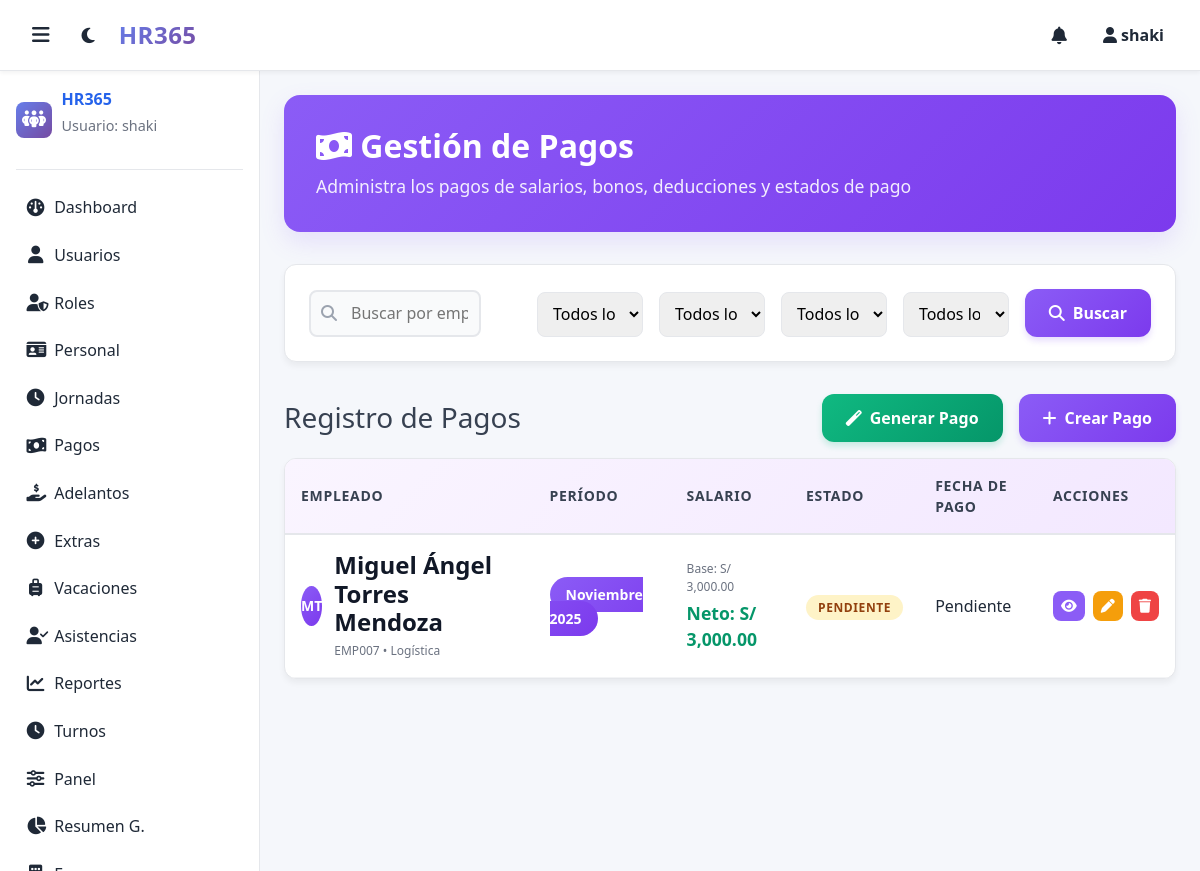
Page /index.php?route=pagos.index (signed in) on the committed database.
### tables this page shows
CREATE TABLE `pagos` (
  `id` int NOT NULL,
  `personal_id` int NOT NULL,
  `period_month` int NOT NULL,
  `period_year` int NOT NULL,
  `base_salary` decimal(10,2) NOT NULL,
  `bonuses` decimal(10,2) DEFAULT '0.00',
  `deductions` decimal(10,2) DEFAULT '0.00',
  `net_salary` decimal(10,2) NOT NULL,
  `payment_date` date DEFAULT NULL,
  `status` enum('PENDIENTE','PAGADO','ANULADO') DEFAULT 'PENDIENTE',
  `created_at` timestamp NULL DEFAULT CURRENT_TIMESTAMP,
  `is_deleted` tinyint(1) NOT NULL DEFAULT '0'
);

CREATE TABLE `personal` (
  `id` int NOT NULL,
  `user_id` int DEFAULT NULL,
  `employee_code` varchar(20) NOT NULL,
  `first_name` varchar(100) NOT NULL,
  `last_name` varchar(100) NOT NULL,
  `dni` varchar(20) DEFAULT NULL,
  `birth_date` date DEFAULT NULL,
  `hire_date` date NOT NULL,
  `position` varchar(100) DEFAULT NULL,
  `department` varchar(100) DEFAULT NULL,
  `salary` decimal(10,2) DEFAULT NULL,
  `status` enum('ACTIVO','INACTIVO','VACACIONES','LICENCIA') DEFAULT 'ACTIVO',
  `phone` varchar(20) DEFAULT NULL,
  `address` text,
  `emergency_contact` varchar(100) DEFAULT NULL,
  `emergency_phone` varchar(20) DEFAULT NULL,
  `created_at` timestamp NULL DEFAULT CURRENT_TIMESTAMP,
  `is_deleted` tinyint(1) NOT NULL DEFAULT '0'
);

### app/controllers/PagoController.php (called while the page is built, shortened)
<?php
class PagoController {
    private $conn;
    public function __construct($conn) {
        $this->conn = $conn;
    }
    public function index() {
        $q = $_GET['q'] ?? '';
        $page = max(1, intval($_GET['page'] ?? 1));
        $limit = 20;
        $offset = ($page - 1) * $limit;
        $sql = "SELECT p.*, per.first_name, per.last_name, per.employee_code, per.department
                FROM pagos p
                INNER JOIN personal per ON p.personal_id = per.id
                WHERE 1=1";
        $params = [];
        $types = '';
        $sort = $_GET['sort'] ?? 'period_year';
        $dir = strtoupper($_GET['dir'] ?? 'DESC');
        $allowedSorts = ['id', 'period_year', 'period_month', 'personal_id', 'status', 'net_salary'];
        $sort = in_array($sort, $allowedSorts) ? $sort : 'period_year';
        $dir = in_array($dir, ['ASC', 'DESC']) ? $dir : 'DESC';
        $sql .= " ORDER BY p.$sort $dir, p.period_month DESC";
        $sql .= " LIMIT ? OFFSET ?";
        $params[] = $limit;
        $params[] = $offset;
        $types .= 'ii';
        $stmt = mysqli_prepare($this->conn, $sql);
        if ($params) {
            mysqli_stmt_bind_param($stmt, $types, ...$params);
        }
        mysqli_stmt_execute($stmt);
        $pagos = mysqli_fetch_all(mysqli_stmt_get_result($stmt), MYSQLI_ASSOC);
        include __DIR__ . '/../views/pagos/index.php';
    }
    public function getMonths() {
        return [
            1 => 'Enero', 2 => 'Febrero', 3 => 'Marzo', 4 => 'Abril',
            5 => 'Mayo', 6 => 'Junio', 7 => 'Julio', 8 => 'Agosto',
            9 => 'Septiembre', 10 => 'Octubre', 11 => 'Noviembre', 12 => 'Diciembre'
        ];
    }
}

### app/views/pagos/index.php (the view, shortened to what this page needs)
<?php
require __DIR__ . '/../layout/header.php';
require __DIR__ . '/../layout/sidebar.php';
$pagoController = new PagoController($conn);
$months = $pagoController->getMonths();
?>
<div class="pagos-header">
  <h2><i class="fa fa-money-bill-wave"></i> Gestión de Pagos</h2>
  <p>Administra los pagos de salarios, bonos, deducciones y estados de pago</p>
</div>
<div class="search-container">
  <form method="get" action="/Recursos/index.php" class="search-form">
    <div class="search-input">
      <i class="fa fa-search"></i>
      <input class="input" type="text" name="q" placeholder="Buscar por empleado..." value="<?= htmlspecialchars($q ?? '') ?>">
    </div>
    <select class="input" name="personal_id">
      <option value="">Todos los empleados</option>
    </select>
    <select class="input" name="period_month">
      <option value="">Todos los meses</option>
    </select>
    <select class="input" name="period_year">
      <option value="">Todos los años</option>
    </select>
    <select class="input" name="status">
      <option value="">Todos los estados</option>
    </select>
    <button class="btn-add" type="submit">
      <i class="fa fa-search"></i> Buscar
    </button>
  </form>
</div>
<div style="display: flex; justify-content: space-between; align-items: center; margin-bottom: 1rem;">
  <h3 style="margin: 0; color: #374151;">Registro de Pagos</h3>
  <div style="display: flex; gap: 1rem;">
    <button class="btn-generate" id="btn-generate-modal">
      <i class="fa fa-magic"></i> Generar Pago
    </button>
    <button class="btn-add" id="btn-open-modal">
      <i class="fa fa-plus"></i> Crear Pago
    </button>
  </div>
</div>
<div class="table-container">
  <table class="data-table">
    <thead>
      <tr>
        <th>Empleado</th>
        <th>Período</th>
        <th>Salario</th>
        <th>Estado</th>
        <th>Fecha de Pago</th>
        <th>Acciones</th>
      </tr>
    </thead>
    <tbody>
      <?php foreach($pagos as $p): ?>
        <tr>
          <td>
            <div class="employee-info">
              <div class="employee-avatar">
                <?= strtoupper(substr($p['first_name'] ?? '', 0, 1) . substr($p['last_name'] ?? '', 0, 1)) ?>
              </div>
              <div class="employee-details">
                <h4><?= htmlspecialchars(trim(($p['first_name'] ?? '').' '.($p['last_name'] ?? ''))) ?></h4>
                <small><?= htmlspecialchars($p['employee_code']) ?> • <?= htmlspecialchars($p['department']) ?></small>
              </div>
            </div>
          </td>
          <td>
            <span class="period-badge">
              <?= $months[$p['period_month']] ?? $p['period_month'] ?> <?= $p['period_year'] ?>
            </span>
          </td>
          <td>
            <div class="salary-info">
              <div class="salary-base">Base: S/ <?= number_format($p['base_salary'], 2) ?></div>
              <div class="salary-net">Neto: S/ <?= number_format($p['net_salary'], 2) ?></div>
            </div>
          </td>
          <td>
            <span class="status-badge status-<?= strtolower($p['status']) ?>">
              <?= htmlspecialchars($p['status']) ?>
            </span>
          </td>
          <td>
            <span style="font-weight: 500;">
              <?= $p['payment_date'] ? htmlspecialchars($p['payment_date']) : 'Pendiente' ?>
            </span>
          </td>
          <td>
            <div class="action-buttons">
              <button class="btn-action btn-view" onclick="openViewModal(<?= (int)$p['id'] ?>)" title="Ver detalles">
                <i class="fa fa-eye"></i>
              </button>
              <button class="btn-action btn-edit" onclick="openEditModal(<?= (int)$p['id'] ?>)" title="Editar">
                <i class="fa fa-pen"></i>
              </button>
              <button class="btn-action btn-delete" onclick="confirmDelete(<?= (int)$p['id'] ?>, '<?= htmlspecialchars($p['first_name'] . ' ' . $p['last_name']) ?> - ' + '<?= $months[$p['period_month']] ?? $p['period_month'] ?> <?= $p['period_year'] ?>')" title="Eliminar">
                <i class="fa fa-trash"></i>
              </button>
            </div>
          </td>
        </tr>
      <?php endforeach; ?>
    </tbody>
  </table>
</div>

### assets/css/style.css (style rules this page uses)
:root { --bg: #f5f7fb; --card: #ffffff; --text: #1f2937; --muted: #6b7280; --primary: #2563eb; --primary-600: #1d4ed8; --border: #e5e7eb; }
* { box-sizing: border-box; }
html, body { height: 100%; }
body { margin: 0; font-family: system-ui, -apple-system, Segoe UI, Roboto, Ubuntu, Cantarell, Arial, sans-serif; background: var(--bg); color: var(--text); }
.input { width:100%; padding:.6rem .7rem; border:1px solid var(--border); border-radius:8px }

### assets/css/components.css (style rules this page uses)
.search-input { padding-right: 2.5rem; }

### app/views/pagos/index.php (style rules this page uses)
.pagos-header { background: linear-gradient(135deg, #8b5cf6 0%, #7c3aed 100%); color: white; padding: 2rem; border-radius: 16px; margin-bottom: 2rem; box-shadow: 0 10px 25px rgba(139, 92, 246, 0.15); }
.pagos-header h2 { margin: 0 0 0.5rem 0; font-size: 2rem; font-weight: 700; }
.pagos-header p { margin: 0; opacity: 0.9; font-size: 1.1rem; }
.search-container { background: white; padding: 1.5rem; border-radius: 12px; box-shadow: 0 4px 6px rgba(0, 0, 0, 0.05); margin-bottom: 2rem; border: 1px solid #e5e7eb; }
.search-form { display: grid; grid-template-columns: 2fr 1fr 1fr 1fr 1fr auto; gap: 1rem; align-items: end; }
.search-input { position: relative; }
.search-input input { padding-left: 2.5rem; background: #f9fafb; border: 2px solid #e5e7eb; transition: all 0.3s ease; }
.search-input i { position: absolute; left: 0.75rem; top: 50%; transform: translateY(-50%); color: #9ca3af; }
.table-container { background: white; border-radius: 12px; overflow: hidden; box-shadow: 0 4px 6px rgba(0, 0, 0, 0.05); border: 1px solid #e5e7eb; }
.data-table { width: 100%; border-collapse: collapse; }
.data-table thead { background: linear-gradient(135deg, #faf5ff 0%, #f3e8ff 100%); }
.data-table th { padding: 1rem; text-align: left; font-weight: 600; color: #374151; border-bottom: 2px solid #e5e7eb; font-size: 0.875rem; text-transform: uppercase; letter-spacing: 0.05em; }
.data-table td { padding: 1rem; border-bottom: 1px solid #f3f4f6; vertical-align: middle; }
.data-table tbody tr { transition: all 0.2s ease; }
.employee-info { display: flex; align-items: center; gap: 0.75rem; }
.employee-avatar { width: 40px; height: 40px; border-radius: 50%; background: linear-gradient(135deg, #8b5cf6 0%, #7c3aed 100%); display: flex; align-items: center; justify-content: center; color: white; font-weight: 600; font-size: 0.875rem; }
.employee-details h4 { margin: 0; font-weight: 600; color: #111827; }
.employee-details small { color: #6b7280; font-size: 0.75rem; }
.period-badge { padding: 0.5rem 1rem; border-radius: 20px; font-size: 0.875rem; font-weight: 600; background: linear-gradient(135deg, #8b5cf6 0%, #7c3aed 100%); color: white; text-align: center; min-width: 80px; }
.salary-info { display: flex; flex-direction: column; gap: 0.25rem; }
.salary-base { color: #6b7280; font-size: 0.75rem; }
.salary-net { font-weight: 700; color: #059669; font-size: 1.1rem; }
.status-badge { padding: 0.25rem 0.75rem; border-radius: 20px; font-size: 0.75rem; font-weight: 600; text-transform: uppercase; letter-spacing: 0.05em; }
.status-pendiente { background: #fef3c7; color: #92400e; }
.action-buttons { display: flex; gap: 0.5rem; }
.btn-action { padding: 0.5rem; border: none; border-radius: 8px; cursor: pointer; transition: all 0.2s ease; font-size: 0.875rem; display: flex; align-items: center; gap: 0.25rem; text-decoration: none; color: white; }
.btn-view { background: #8b5cf6; }
.btn-edit { background: #f59e0b; }
.btn-delete { background: #ef4444; }
.btn-add { background: linear-gradient(135deg, #8b5cf6 0%, #7c3aed 100%); color: white; border: none; padding: 0.75rem 1.5rem; border-radius: 12px; cursor: pointer; font-weight: 600; display: flex; align-items: center; gap: 0.5rem; transition: all 0.3s ease; box-shadow: 0 4px 6px rgba(139, 92, 246, 0.2); }
.btn-generate { background: linear-gradient(135deg, #10b981 0%, #059669 100%); color: white; border: none; padding: 0.75rem 1.5rem; border-radius: 12px; cursor: pointer; font-weight: 600; display: flex; align-items: center; gap: 0.5rem; transition: all 0.3s ease; box-shadow: 0 4px 6px rgba(16, 185, 129, 0.2); }

### rows in the picture
pagos: personal.last_name "MT", personal.last_name "Miguel Ángel Torres Mendoza", personal.employee_code "EMP007", personal.department "Logística", period_month "Noviembre", period_year "2025", base_salary "3,000.00", net_salary "3,000.00", status "PENDIENTE", shows "Pendiente"

### other values in the picture
$userName "shaki"
$activeUser "shaki"
